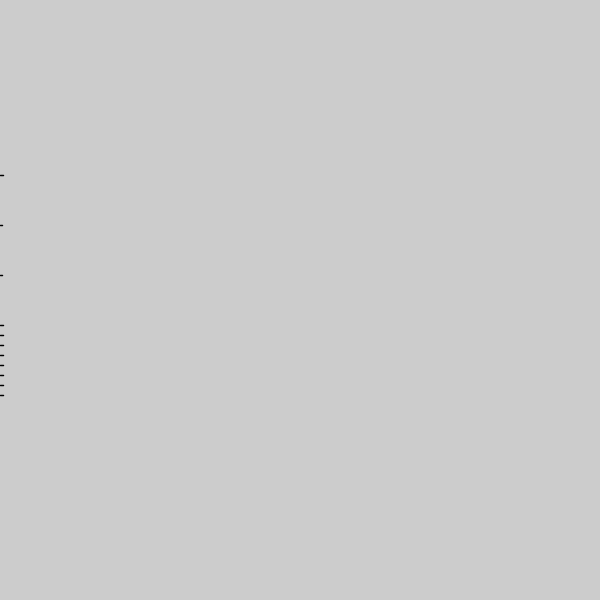
Frame 1 (no input)
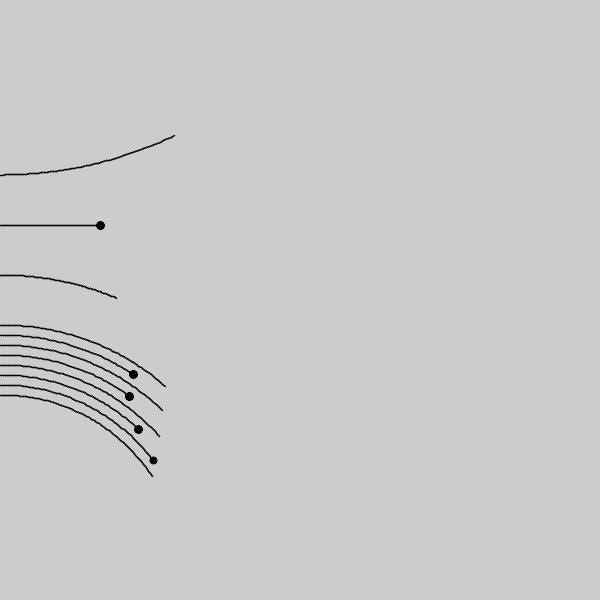
Frame 60 (the mouse pressed at the canvas centre just before this capture)
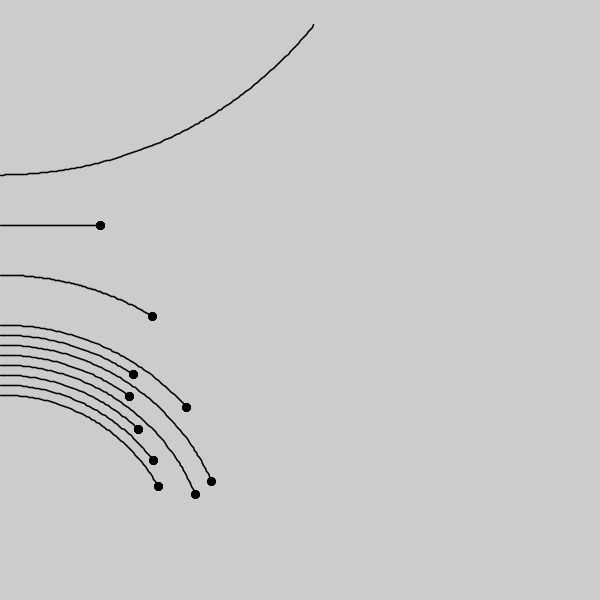
Frame 120 (the mouse held since frame 60 and released just before this capture)

The Processing sketch that drew these frames (run headless with seeded random() and noise(); from frame 60 on, the mouse is pressed at the canvas centre):

// Processing sketch: LinearAndRadialGwowth
// ── LinearAndRadialGwowth.pde
/*

LINEAR & RADIAL GROWTH

Line(float x_, float y_, float thetaInc_, float step_, int max_, int type_)
Line(float x_, float y_, float theta_, float thetaInc_, float step_, int max_, int type_)

//thetaInc is take from formula radius/step ratio
Line(float x_, float y_, float radius_, float step_, int max_){

  
@author Vladimir V. KUCHINOV
@email  helloworld@vkuchinov.co.uk

*/

Line l1, l2, l3;
LineList lines;

void setup(){
  
     size(600, 600); 
     
     //radial
     l1 = new Line(0.0, height/2 - 125, -0.0075, 3.0, 120, 1);
     //straight
     l2 = new Line(0.0, height/2 - 75, 0.0, 2.0, 50, 0);
     //radial, set by radius
     l3 = new Line(0.0, height/2 - 25, 300.0, 2.0, 80);
     
     //list
     lines = new LineList(0.0, height/2 + 25, 8, 10.0);
    
  
}

void draw(){
 
     //background(220);
     l1.draw();
     l2.draw(); 
     l3.draw();
  
     lines.draw();
     
}

// ── Line.pde
class Line{
  
      PVector position;
      float theta = 0.0; float thetaInc;
      float step;
      int currentStep = 0;
      int maxSteps;

      int type = 0; //0: linear, 1: radial
      
      Line(float x_, float y_, float radius_, float step_, int max_){
       
           position = new PVector(x_, y_);
           thetaInc = 1.0 / ((2.0 * PI * radius_ / (2.0 * PI)) / step_);
           println(thetaInc);
           step = step_;
           
           maxSteps = max_;
           
           
      }
      
      Line(float x_, float y_, float thetaInc_, float step_, int max_, int type_){
       
           position = new PVector(x_, y_);
           thetaInc = thetaInc_;
           step = step_;
           
           maxSteps = max_;
           
           
      } 
      
      Line(float x_, float y_, float theta_, float thetaInc_, float step_, int max_, int type_){
       
           position = new PVector(x_, y_);
           thetaInc = thetaInc_;
           step = step_;
           
           maxSteps = max_;
           
           
      } 
      
      void draw(){
        
          if(currentStep < maxSteps){
            
              stroke(0);
              strokeWeight(1.5);
              
              PVector next = new PVector( cos(theta) * step, sin(theta) * step);
              line(position.x, position.y, position.x + next.x, position.y + next.y);
              
              position.add(next);
              currentStep++;
              theta += thetaInc;
            
          }
          else{
           
             strokeWeight(8.0);
             point(position.x, position.y); 
            
          }
            
        
      }
  
}

class LineList extends ArrayList<Line>{
  
       PVector origin;
       int segments;
       float gap;
      
       LineList(float x_, float y_, int segments_, float gap_){
         
              origin = new PVector(x_, y_);
              segments = segments_;
              gap = gap_;
              
              for(int l = 0; l < segments; l++){
               
                  this.add(new Line(x_, y_ + gap * l, 250.0 - gap * l, 3.0, (int)random(32, 92)));  
                
              }
              
       }
       
       void draw(){ for(Line l : this) l.draw(); }
  
}
